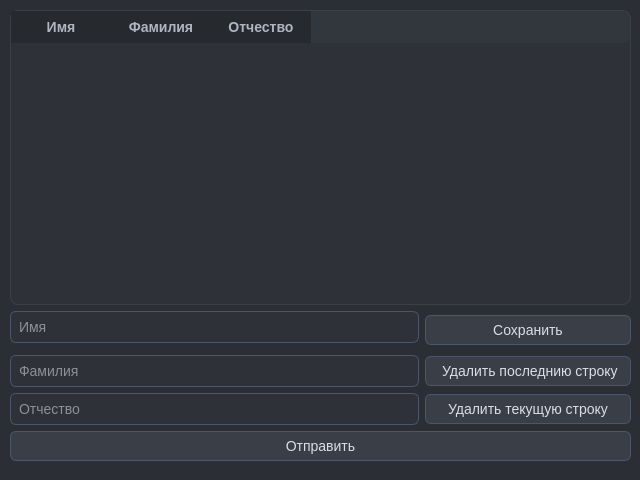
<?xml version="1.0" encoding="UTF-8"?>
<ui version="4.0">
 <class>AddNameTeachersForm</class>
 <widget class="QWidget" name="AddNameTeachersForm">
  <property name="geometry">
   <rect>
    <x>0</x>
    <y>0</y>
    <width>640</width>
    <height>480</height>
   </rect>
  </property>
  <property name="windowTitle">
   <string>Form</string>
  </property>
  <property name="styleSheet">
   <string notr="true">/* ===== Общая база ===== */
QWidget {
    background-color: #2B2E34;
    color: #D8DEE9;
    font-family: &quot;Segoe UI&quot;, &quot;Inter&quot;, &quot;Arial&quot;;
    font-size: 14px;
}

/* ===== QLabel ===== */
QLabel {
    color: #D8DEE9;
}

QLabel#titleLabel {
    font-size: 18px;
    font-weight: 600;
    color: #ECEFF4;
}

/* ===== QFrame ===== */
QFrame {
    background-color: #32363D;
    border-radius: 8px;
}

/* Карточки */
QFrame#cardFrame {
    background-color: #32363D;
    border: 1px solid #3B4048;
    padding: 10px;
}

/* Боковая панель */
QFrame#sidePanel {
    background-color: #26292E;
    border-radius: 0px;
}

/* Инфо-блок */
QFrame#infoFrame {
    background-color: #2F333A;
    border: 1px solid #3B4048;
}

/* ===== QPushButton ===== */
QPushButton {
    background-color: #3A3F47;
    color: #D8DEE9;
    border: 1px solid #4C566A;
    border-radius: 6px;
    padding: 6px 12px;
}

QPushButton:hover {
    background-color: #434955;
}

QPushButton:pressed {
    background-color: #4C566A;
}

QPushButton:disabled {
    background-color: #2E3238;
    color: #6C7280;
    border: 1px solid #2E3238;
}

/* ===== QLineEdit ===== */
QLineEdit {
    background-color: #2E3238;
    color: #ECEFF4;
    border: 1px solid #4C566A;
    border-radius: 6px;
    padding: 6px;
}

QLineEdit:focus {
    border: 1px solid #81A1C1;
    background-color: #32363D;
}

/* ===== QTableWidget ===== */
QTableWidget {
    background-color: #2E3238;
    border: 1px solid #3B4048;
    gridline-color: #3B4048;
    selection-background-color: #3E4451;
    selection-color: #ECEFF4;
}

QTableWidget::item {
    padding: 6px;
}

/* Заголовки таблицы */
QHeaderView::section {
    background-color: #26292E;
    color: #AEB6C2;
    padding: 6px;
    border: none;
    font-weight: 500;
}

/* ===== ScrollBar ===== */
QScrollBar:vertical {
    background: #2B2E34;
    width: 8px;
}

QScrollBar::handle:vertical {
    background: #4C566A;
    border-radius: 4px;
}

QScrollBar::handle:vertical:hover {
    background: #5E677A;
}
</string>
  </property>
  <widget class="QWidget" name="gridLayoutWidget">
   <property name="geometry">
    <rect>
     <x>10</x>
     <y>10</y>
     <width>621</width>
     <height>451</height>
    </rect>
   </property>
   <layout class="QGridLayout" name="gridLayout">
    <item row="3" column="1" rowspan="2">
     <widget class="QPushButton" name="pushButtonSave">
      <property name="text">
       <string>Сохранить</string>
      </property>
     </widget>
    </item>
    <item row="3" column="0">
     <widget class="QLineEdit" name="lineEditName">
      <property name="placeholderText">
       <string>Имя</string>
      </property>
     </widget>
    </item>
    <item row="0" column="0" colspan="2">
     <widget class="QTableWidget" name="tableWidget">
      <column>
       <property name="text">
        <string>Имя</string>
       </property>
      </column>
      <column>
       <property name="text">
        <string>Фамилия</string>
       </property>
      </column>
      <column>
       <property name="text">
        <string>Отчество</string>
       </property>
      </column>
     </widget>
    </item>
    <item row="6" column="0">
     <widget class="QLineEdit" name="lineEditMiddleName">
      <property name="placeholderText">
       <string>Фамилия</string>
      </property>
     </widget>
    </item>
    <item row="7" column="0">
     <widget class="QLineEdit" name="lineEditLastName">
      <property name="placeholderText">
       <string>Отчество</string>
      </property>
     </widget>
    </item>
    <item row="6" column="1">
     <widget class="QPushButton" name="pushButtonDeleteRow">
      <property name="text">
       <string> Удалить последнию строку</string>
      </property>
     </widget>
    </item>
    <item row="7" column="1">
     <widget class="QPushButton" name="pushButtonDeleteCurrRow">
      <property name="text">
       <string>Удалить текущую строку</string>
      </property>
     </widget>
    </item>
    <item row="8" column="0" colspan="2">
     <widget class="QPushButton" name="pushButtonGo">
      <property name="text">
       <string>Отправить</string>
      </property>
     </widget>
    </item>
   </layout>
  </widget>
 </widget>
 <resources/>
 <connections/>
</ui>
